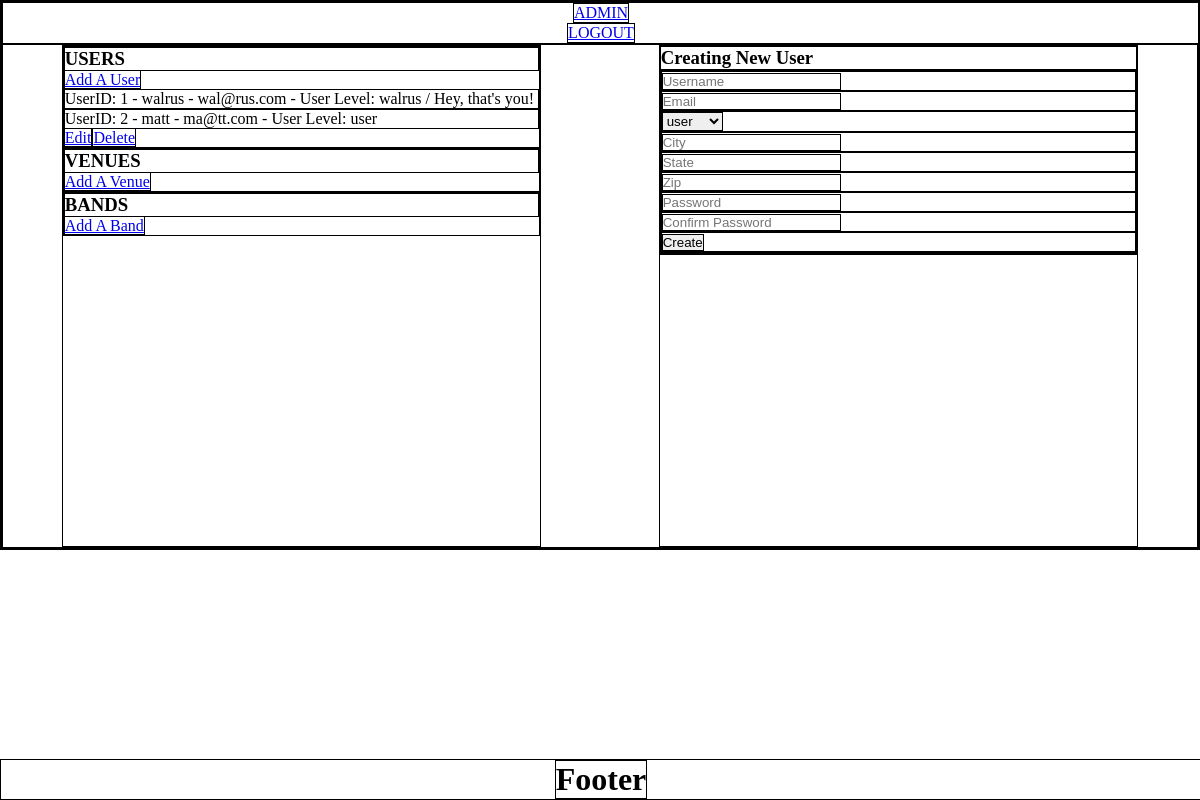
Page /admin/add_user (signed in) on the committed database.
### app/models.py (models this page shows, shortened)
class User(UserMixin, Model):
    username = CharField(unique=True)
    email = CharField(unique=True, max_length=256)
    password = CharField(max_length=128)
    avatar = BlobField(default="default.png")
    city = CharField()
    state = CharField()
    zip = CharField()
    user_level = CharField(default="user")
    class Meta:
        database = DATABASE

### app/routes.py (the view, shortened to what this page needs)
@app.route('/admin/add_user', methods=('GET', 'POST'))
@login_required
def add_user():
    form = AddUserForm()
    users = models.User.select()
    if current_user.user_level != "walrus":
        flash("Not authorized to access this page", "error")
        return redirect(url_for('index'))
    return render_template('admin_with_form.html', form=form, users=users)

### app/forms.py
class AddUserForm(FlaskForm):
    username = StringField('Username', validators=[
            DataRequired(),
            Regexp(r'^[a-zA-Z0-9 ]+$',
                message=("Name cannot contain symbols or special characters")
            ),
            Length(min=2, max=32),
            name_exists
        ])
    email = StringField('Email', validators=[DataRequired(), Length(max=256), Email(), email_exists])
    user_level = SelectField(
        'User Level',
        choices=[("user", 'user'), ("walrus", 'walrus')],
        default="user"
    )
    city = StringField("City", validators=[DataRequired()])
    state = StringField("State", validators=[DataRequired()])
    zip = StringField("Zip", validators=[DataRequired()])
    password = PasswordField('Password', validators=[DataRequired()])
    confirm_password = PasswordField('Confirm Password', validators=[DataRequired(), EqualTo('password')])
    submit = SubmitField('Create')

### app/__init__.py (called while the page is built)
@login_manager.user_loader
def load_user(userid):
    try:
        return User.get(User.id == userid)
    except DoesNotExist:
        return None

@app.before_request
def before_request():
    g.db = DATABASE
    g.db.connect()
    g.user = current_user

@app.after_request
def after_request(response):
    g.db.close()
    return response

### app/templates/admin_with_form.html (shortened to what this page needs)
{% extends "admin.html" %}
{% from 'macros.html' import render_field %}
{% block main %}
<form method="POST" action="" class="form">
    {% for field in form %}
        {{ render_field(field) }}
    {% endfor %}
</form>
{% endblock %}

### app/templates/admin.html (shortened to what this page needs)
{% extends "layout.html" %}
{% block sidebar %}
    <div class="user-wrapper">
        <h3>USERS</h3>
        <a href="/admin/add_user">Add A User</a>
        {% for user in users %}
        {% if user.user_level == "walrus" %}
            {% if user == current_user %}
            <p class="current_admin">UserID: {{user.id }} - {{ user.username }} - {{ user.email}} - User Level: {{ user.user_level }} / Hey, that's you!</p>
            {% else %}
            <p class="admin">UserID: {{user.id }} - {{ user.username }} - {{ user.email}} - User Level: {{ user.user_level }}</p>
            <a href="{{ url_for('admin_edit_user', id=user.id) }}">Edit</a><a href="{{ url_for('delete_user', id=user.id) }}" class="delete_button">Delete</a>
            {%endif%}
        {% endif %}
        {% if user.user_level != "walrus" %}
        <p>UserID: {{user.id }} - {{ user.username }} - {{ user.email}} - User Level: {{ user.user_level }}</p>
        <a href="{{ url_for('admin_edit_user', id=user.id) }}">Edit</a><a href="{{ url_for('delete_user', id=user.id) }}" class="delete_button">Delete</a>
        {% endif %}
        {% endfor %}
    </div>
    <div class="venue-wrapper">
        <h3>VENUES</h3>
        <a href="/admin/add_venue">Add A Venue</a>
    </div>
    <div class="band-wrapper">
        <h3>BANDS</h3>
        <a href="/admin/add_band">Add A Band</a>
    </div>
{% endblock %}
{% block main_header %}
    {% if users and venues and bands %}
    {% else %}
        {% if users %}
            {% if found_user %}
            <h3>Editing {{ found_user.email }}</h3>
            {% else %}
            <h3>Creating New User</h3>
            {% endif %}
        {% endif %}
    {% endif %}
{% endblock %}

### app/static/css/styles.css (style rules this page uses)
* { margin: 0 auto; padding: 0; border: 1px solid black; }

### rows in the picture
User: id "1", username "walrus", email "wal@rus.com", user_level "walrus"
User: id "2", username "matt", email "ma@tt.com", user_level "user"
